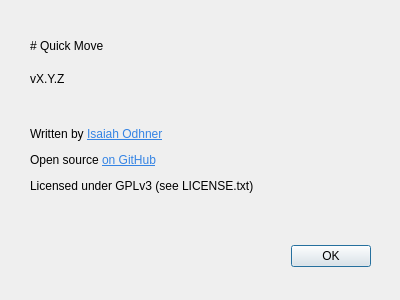
<?xml version="1.0" encoding="UTF-8"?>
<ui version="4.0">
 <class>Dialog</class>
 <widget class="QDialog" name="Dialog">
  <property name="geometry">
   <rect>
    <x>0</x>
    <y>0</y>
    <width>400</width>
    <height>300</height>
   </rect>
  </property>
  <property name="windowTitle">
   <string>About Quick Move</string>
  </property>
  <widget class="QDialogButtonBox" name="buttonBox">
   <property name="geometry">
    <rect>
     <x>30</x>
     <y>240</y>
     <width>341</width>
     <height>32</height>
    </rect>
   </property>
   <property name="orientation">
    <enum>Qt::Horizontal</enum>
   </property>
   <property name="standardButtons">
    <set>QDialogButtonBox::Ok</set>
   </property>
  </widget>
  <widget class="QLabel" name="body_label">
   <property name="geometry">
    <rect>
     <x>30</x>
     <y>90</y>
     <width>331</width>
     <height>141</height>
    </rect>
   </property>
   <property name="text">
    <string>&lt;html&gt;&lt;head/&gt;&lt;body&gt;&lt;p&gt;Written by &lt;a href=&quot;https://isaiahodhner.io&quot;&gt;&lt;span style=&quot; text-decoration: underline; color:#3584e4;&quot;&gt;Isaiah Odhner&lt;/span&gt;&lt;/a&gt;&lt;/p&gt;&lt;p&gt;Open source &lt;a href=&quot;https://github.com/1j01/quick-move&quot;&gt;&lt;span style=&quot; text-decoration: underline; color:#3584e4;&quot;&gt;on GitHub&lt;/span&gt;&lt;/a&gt;&lt;/p&gt;&lt;p&gt;Licensed under GPLv3 (see LICENSE.txt)&lt;/p&gt;&lt;/body&gt;&lt;/html&gt;</string>
   </property>
   <property name="textFormat">
    <enum>Qt::RichText</enum>
   </property>
   <property name="openExternalLinks">
    <bool>true</bool>
   </property>
  </widget>
  <widget class="QLabel" name="heading_label">
   <property name="geometry">
    <rect>
     <x>30</x>
     <y>30</y>
     <width>331</width>
     <height>31</height>
    </rect>
   </property>
   <property name="text">
    <string># Quick Move</string>
   </property>
   <property name="textFormat">
    <enum>Qt::MarkdownText</enum>
   </property>
   <property name="openExternalLinks">
    <bool>true</bool>
   </property>
  </widget>
  <widget class="QLabel" name="version_label">
   <property name="geometry">
    <rect>
     <x>30</x>
     <y>70</y>
     <width>341</width>
     <height>17</height>
    </rect>
   </property>
   <property name="text">
    <string>vX.Y.Z</string>
   </property>
   <property name="openExternalLinks">
    <bool>true</bool>
   </property>
  </widget>
 </widget>
 <resources/>
 <connections>
  <connection>
   <sender>buttonBox</sender>
   <signal>accepted()</signal>
   <receiver>Dialog</receiver>
   <slot>accept()</slot>
   <hints>
    <hint type="sourcelabel">
     <x>248</x>
     <y>254</y>
    </hint>
    <hint type="destinationlabel">
     <x>157</x>
     <y>274</y>
    </hint>
   </hints>
  </connection>
  <connection>
   <sender>buttonBox</sender>
   <signal>rejected()</signal>
   <receiver>Dialog</receiver>
   <slot>reject()</slot>
   <hints>
    <hint type="sourcelabel">
     <x>316</x>
     <y>260</y>
    </hint>
    <hint type="destinationlabel">
     <x>286</x>
     <y>274</y>
    </hint>
   </hints>
  </connection>
 </connections>
</ui>
